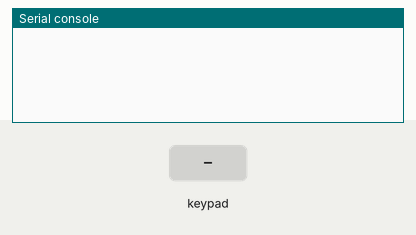
This program was run on a simulated MicroPython board. Parts: the last lines printed to the serial console. The test bench sets the inputs (shaded band).

Above: at 1.2 s.
1.3 s: key '1' pressed
At 2.3 s:
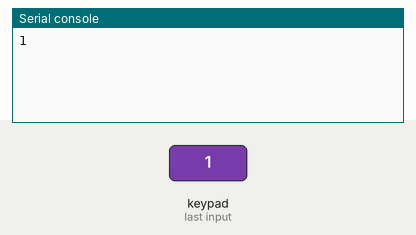
3.1 s: keypad keys 1 2 # pressed 0.4 s apart
At 5.5 s:
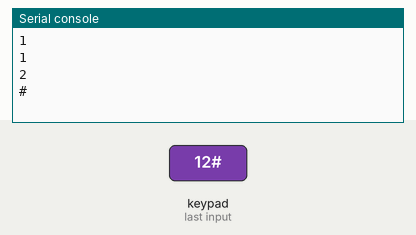
5.8 s: key '*' pressed
At 7.1 s:
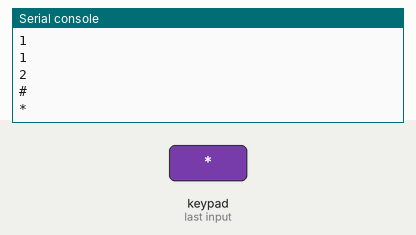
7.7 s: keypad keys 2 5 pressed 0.4 s apart
At 9.9 s:
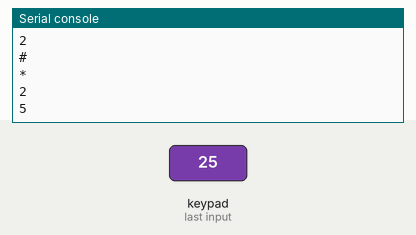
Timing chart, 0 to 11.0 s (numbered marks = the images above; inputs shaded):
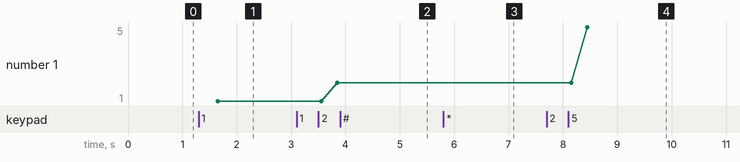

The program:

numlock3x4.py
```python
from machine import Pin
from utime import sleep


def _numinit(row1=3,row2=4,row3=5,row4=6,cols1=0,cols2=1,cols3=2 ):
    rows = [Pin(row1), Pin(row2), Pin(row3),Pin(row4)]
    cols = [Pin(cols1), Pin(cols2), Pin(cols3)]
    keypad = (('1', '2', '3'),
              ('4', '5', '6'),
              ('7', '8', '9'),
              ('*', '0', '#'))

    for row_pin in rows:
        row_pin.init(mode=Pin.IN, pull=Pin.PULL_UP)
    for col_pin in cols:
        col_pin.init(mode=Pin.OUT)
    return rows,cols,keypad


# Function to read the key pressed
def read_key():
    rows,cols,keypad = _numinit()
    for col_num, col_pin in enumerate(cols):
        col_pin.value(0)
        for row_num, row_pin in enumerate(rows):
            if row_pin.value() == 0:
                sleep(0.02)  # Debounce delay
                while row_pin.value() == 0:
                    pass  # Wait for key release
                col_pin.value(1)
                return keypad[row_num][col_num]
        col_pin.value(1)
    return None  # No key pressed


if __name__ == '__main__':
    while True:
        key = read_key()
        sleep(0.2)
        if key != None:
            print(key)
```

Measured:
- after the input at 1.3 s, the serial console: prints a new line after 0.35 s (image 1)
- after the input at 3.1 s, the serial console: prints a new line after 0.75 s (image 2)
- after the input at 5.8 s, the serial console: prints a new line after 0.45 s (image 3)
- after the input at 7.7 s, the serial console: prints a new line after 0.45 s (image 4)
- plotted number 1: 1 → 2 after the input at 3.1 s, 2 → 5 after the input at 7.7 s
